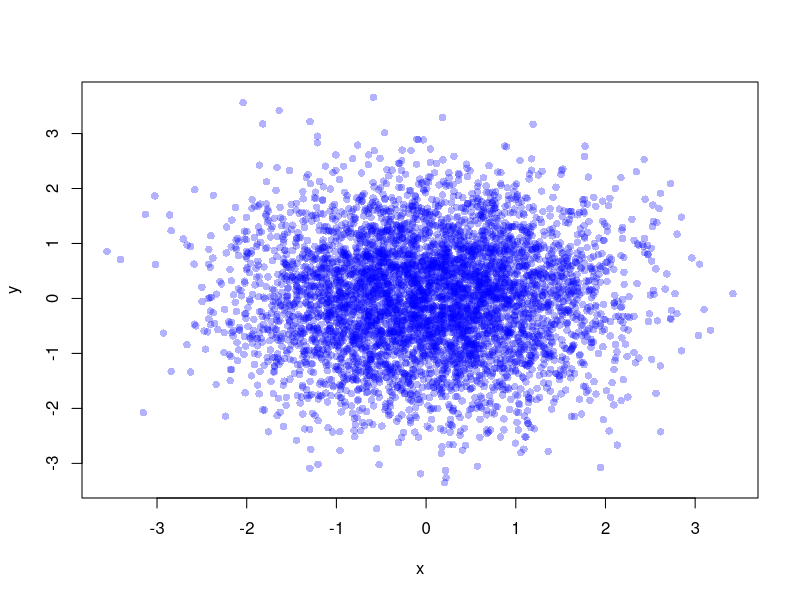

The R script that drew this image:
## ---- chunk 1
#| echo: true
#| output-location: fragment
#| fig-align: center
#| fig-width: 8
#| fig-height: 8
set.seed(159)
x <- rnorm(5000)
y <- rnorm(5000)

plot(x, y, pch = 16, col = rgb(0, 0, 1, 0.3))
